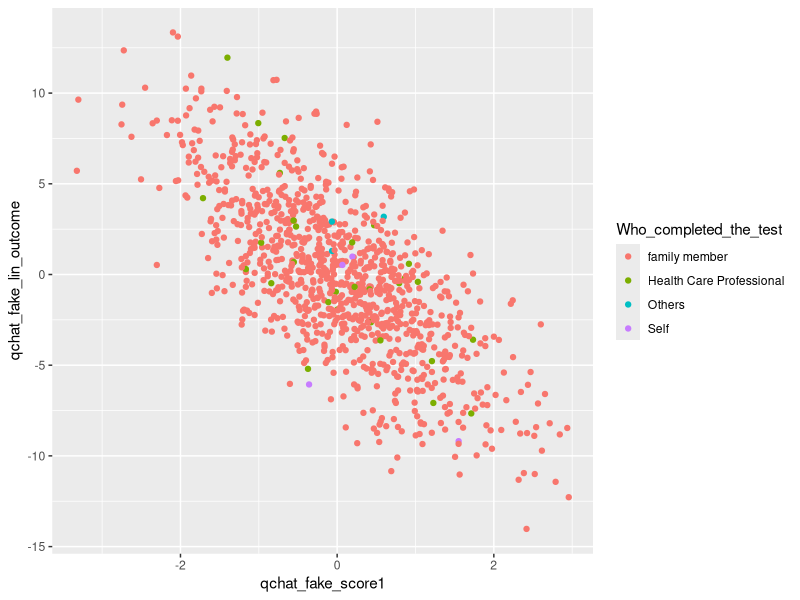
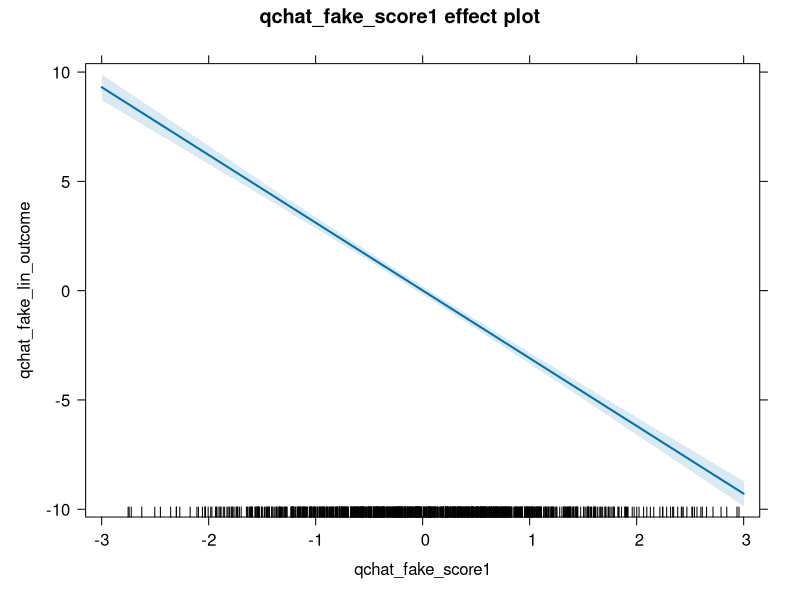

Generate these figures, in order, with R:
##### Combining all lessons ####
## Overview
# 1. Read in qchat dataset
# 2. Get the unique frequency count of values from the column: 
#    "Who_completed_the_test" with table()
# 3. Recode the "Health care professional" values to "Health Care Professional"
#    in the "Who_completed_the_test" column with ifelse() to clean values
# 4. ggplot2 - plot geom_points with
#    x = qchat_fake_score1
#    y = qchat_fake_lin_outcome
#    color = Who_completed_the_test
# 5. Create a linear model, with equation:
#    5.1 qchat_fake_lin_outcome ~ 1 + qchat_fake_score1
#    5.2 summarize this linear model
#    5.3 Create an Effects object with effects package and predictor var
#        qchat_fake_score1
#    5.4 Plot this object



# Part 1
# 1. Read in qchat dataset







#### Solution Part 1 ####
qchat <- read.csv("./datasets/qchat-10.csv", stringsAsFactors = FALSE)




# Part 2
# 2. Get the unique frequency count of values from the column: 
#    "Who_completed_the_test" with table()







#### Solution Part 2 ####
table(qchat$Who_completed_the_test)





# Part 3
# 3. Recode the "Health care professional" values to "Health Care Professional"
#    in the "Who.completed.the.test" column with ifelse() to clean values







#### Solution Part 3 ####
qchat$Who_completed_the_test <- 
  ifelse(qchat$Who_completed_the_test == "Health care professional", 
         "Health Care Professional", qchat$Who_completed_the_test)

# Part 4
# 4. ggplot2 - plot geom_points with
#    x = qchat_fake_score1
#    y = qchat_fake_lin_outcome
#    color = Who_completed_the_test









#### Solution Part 4 ####
# Load in ggplot2
library("ggplot2")
ggplot(data = qchat) +
  geom_point(mapping = aes(
    x = qchat_fake_score1,
    y = qchat_fake_lin_outcome,
    color = Who_completed_the_test
    )
  )



# Part 5
# 5. Create a linear model, with equation:
#    5.1 qchat_fake_lin_outcome ~ 1 + qchat_fake_score1
#    5.2 summarize this linear model
#    5.3 Create an Effects object with effects package and predictor var
#        qchat_fake_score1
#    5.4 Plot this object












#### Solution Part 5 ####
library("effects")
# Create Linear Model
mod <- lm(qchat_fake_lin_outcome ~ 1 + qchat_fake_score1,
   data = qchat)
# Summarize
summary(mod)
# Create Effects Object with Effect()
eff <- Effect(c("qchat_fake_score1"), mod)
# Plot model with Effects object
plot(eff)
